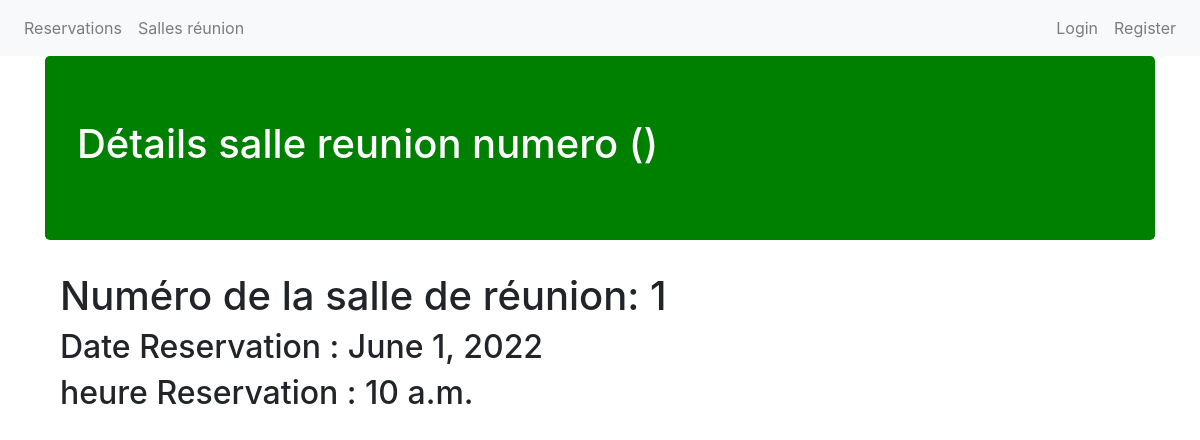
/1/, run on the app's committed database.
### API/models.py (models this page shows, shortened)
class Reservation(models.Model):
    id: models.AutoField(auto_created=True, primary_key=True)
    reservation_user = models.ForeignKey(User, default=1, null=True,
                                         on_delete=models.SET_NULL)
    numero_salle = models.ForeignKey(
        SalleReunion, on_delete=models.SET_NULL, null=True)
    reservation_date = models.DateField()
    reservation_time = models.TimeField()
    reservation_duration = models.DurationField()

class SalleReunion(models.Model):
    user = models.ForeignKey(User, default=1, null=True,
                             on_delete=models.SET_NULL)
    numero_salle = models.IntegerField(unique=True, blank=False)
    capacity = models.IntegerField(blank=False)
    def __str__(self):
        return str(self.numero_salle)

### reservation/views.py (the view)
# urls.py: path('<int:id>/', reservation_detail_view, name='reservation-details'),
def reservation_detail_view(request, id, *numero_salle):
    title = "Détails salle reunion numero " + str(numero_salle)
    obj = get_object_or_404(Reservation, id=id)
    template_name = 'reservation/detail.html'
    context = {
        'title': title,
        'object': obj
    }
    return render(request, template_name, context)

### reservation/templates/reservation/detail.html (shortened to what this page needs)
{% extends 'base.html' %}
{% block content %}
<h1>Numéro de la salle de réunion: {{ object.numero_salle }}</h1>
<h2>Date Reservation : {{ object.reservation_date }}</h2>
<h2>heure Reservation : {{ object.reservation_time }}</h2>
{% endblock content %}

### templates/base.html
<!doctype html>
{% load static %}
<html lang="en">
    {% include 'css.html' %}
    <body>
    {% include 'navbar.html' %}
        <div class="container">
            <div class="jumbotron">
                {% block title %}
                    <h1> {{ title }}</h1>
                {% endblock title  %}
            </div>
            <div class="container">
                {% block content %}
                {% endblock content  %}
            </div>
        </div>
    {% include 'footer.html' %}

### templates/css.html (shortened to what this page needs)
{% load static %}
<head>
<link rel="stylesheet" href="https://stackpath.bootstrapcdn.com/bootstrap/4.3.1/css/bootstrap.min.css">
<link rel="stylesheet" href="https://use.fontawesome.com/releases/v5.8.1/css/all.css">
<link rel="stylesheet" href="{% static '/css/style.css' %}" type="text/css">
</head>

### templates/navbar.html (shortened to what this page needs)
<div class='container-fuild'>
<nav class="navbar navbar-expand-lg navbar-light bg-light">
  <div class="collapse navbar-collapse" id="navbarNav">
    <ul class="navbar-nav">
          <li class="nav-item">
            <a class="nav-link" href="/">Reservations</a>
          </li>
          <li class="nav-item">
            <a class="nav-link" href={{ "/salles" }}>Salles réunion</a>
          </li>
    </ul>
  </div>
  {% if request.user.is_authenticated %}
    <ul class="navbar-nav">
          <li class="nav-item">
            <a class="nav-link">Logged in as: {{ user }}</a>
          </li>
          <li class="nav-item">
            <a class="nav-link" href={{ "/user/login"}}>Logout</a>
          </li>
    </ul>
  {% else %}
    <ul class="navbar-nav">
          <li class="nav-item">
            <a class="nav-link" href={{ "/user/login" }}>Login</a>
          </li>
          <li class="nav-item">
            <a class="nav-link" href={{ "/user/create" }}>Register</a>
          </li>
    </ul>
  {% endif %}
</nav>
 </div>

### templates/footer.html (shortened to what this page needs)
  </body>
</html>

### static/css/style.css (style rules this page uses)
a { color: white; text-decoration: none; background-color: transparent; }
.jumbotron { background-color: green; background-size: cover; }
.jumbotron h1 { color: white; }

### data on the page
Reservation: numero_salle "1", reservation_date "June 1, 2022", reservation_time "10 a.m."

### other printed values
{{ title }} "Détails salle reunion numero ()"
